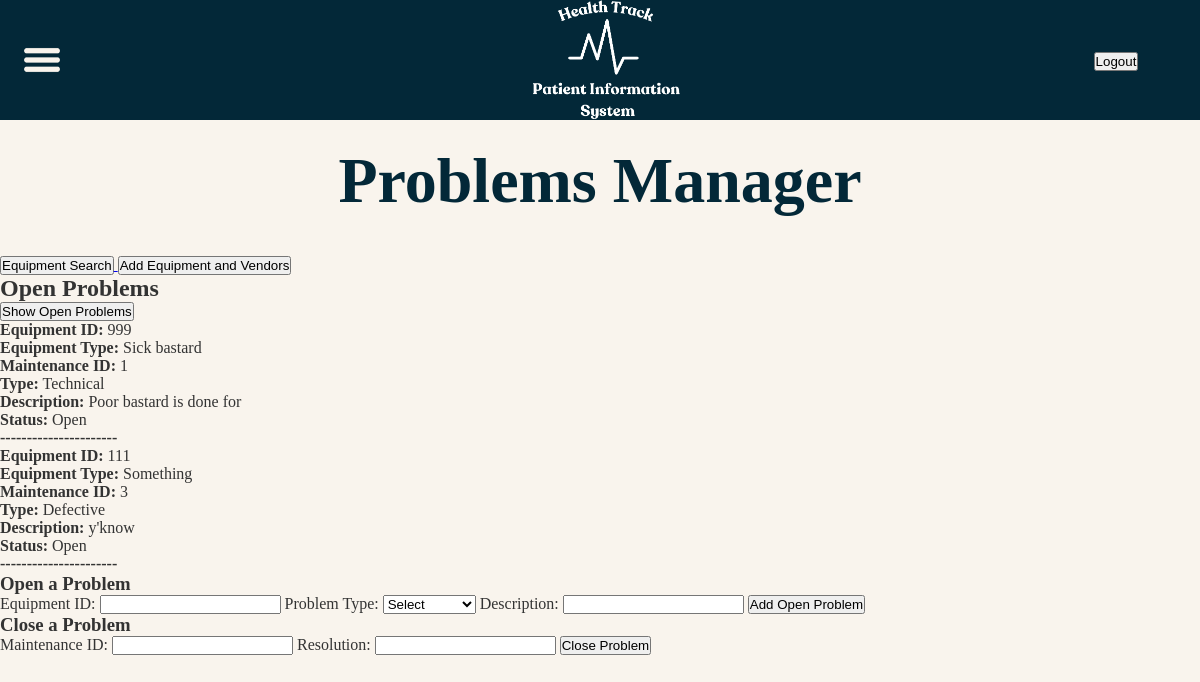
Page /equipment/problems/ on the earlier database version.
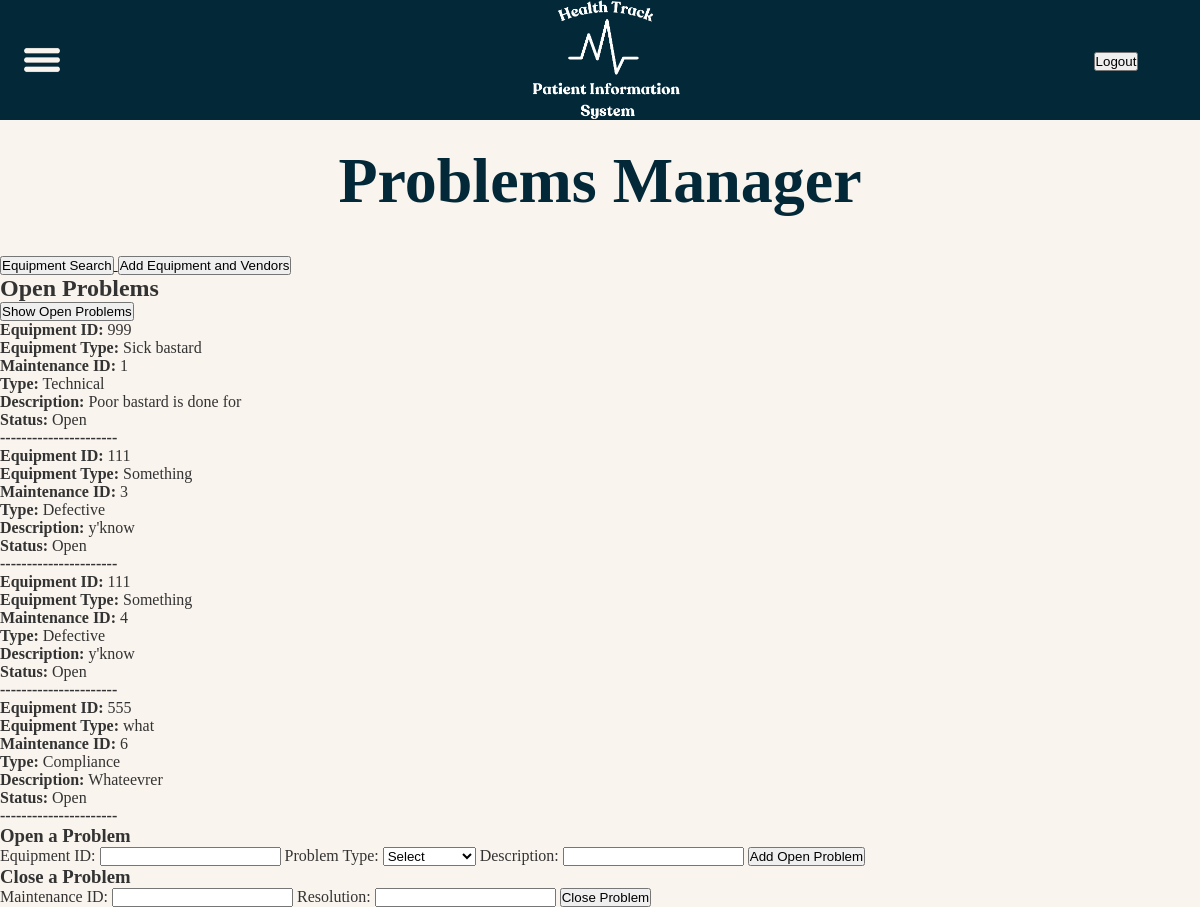
Same page on the later database version.
### equipment/models.py (models this page shows)
class Maintenance(models.Model):
    maintenanceid = models.IntegerField(db_column='MaintenanceID',
                                        primary_key=True)  # Field name made lowercase. The composite primary key (MaintenanceID, EquipmentID) found, that is not supported. The first column is selected.
    equipmentid = models.ForeignKey(Equipment, models.DO_NOTHING, db_column='EquipmentID')  # Field name made lowercase.
    type = models.CharField(db_column='Type', max_length=45)  # Field name made lowercase.
    description = models.CharField(db_column='Description', max_length=120, blank=True,
                                   null=True)  # Field name made lowercase.
    status = models.CharField(db_column='Status', max_length=45)  # Field name made lowercase.
    resolution = models.CharField(db_column='Resolution', max_length=120, blank=True,
                                  null=True)  # Field name made lowercase.
    created_at = models.DateTimeField(default=now, db_column='CreatedAt')
    class Meta:
        db_table = 'maintenance_two'
        unique_together = (('maintenanceid', 'equipmentid'),)

class Equipment(models.Model):
    equipmentid = models.IntegerField(db_column='EquipmentID', primary_key=True)  # Field name made lowercase.
    type = models.CharField(db_column='Type', max_length=45)  # Field name made lowercase.
    lease_terms = models.CharField(
        db_column='Lease Terms',
        max_length=45,
        blank=True,
        null=True
    )  # Field name made lowercase. Field renamed to remove unsuitable characters.
    description = models.CharField(
        db_column='Description',
        max_length=120,
        blank=True,
        null=True
    )  # Field name made lowercase.
    departmentleased = models.CharField(
        db_column='DepartmentLeased',
        max_length=45,
        blank=True,
        null=True
    )  # Field name made lowercase.
    owned_lease = models.CharField(
        db_column='Owned/Lease',
        max_length=1
    )  # Field name made lowercase. Field renamed to remove unsuitable characters.
    purchasedate = models.DateField(db_column='PurchaseDate', blank=True, null=True)  # Field name made lowercase.
    warenty_info = models.CharField(
        db_column='Warenty Info',
        max_length=120,
        blank=True,
        null=True
    )  # Field name made lowercase. Field renamed to remove unsuitable characters.
    lease_start = models.DateField(db_column='LeaseStart', blank=True, null=True)  # New field for lease start date.
    lease_end = models.DateField(db_column='LeaseEnd', blank=True, null=True)  # New field for lease end date.
    vendor = models.ForeignKey(Vendor, on_delete=models.SET_NULL, null=True, blank=True, db_column='VendorID')
    class Meta:
        db_table = 'equipment_two'

### equipment/views.py (the view, shortened to what this page needs)
# urls.py: path('equipment/problems/', ProblemsView.as_view(),name='problems_page'),
class ProblemsView(View):
    def get(self, request):
        open_problems = Maintenance.objects.filter(status='Open')  # Or use other criteria for open problems
        return render(request, 'problems_page.html', {'open_problems': open_problems})

### equipment/templates/problems_page.html (shortened to what this page needs)
{% extends "baseTemplate.html" %}
{% load static %}
{% block page_css %}
    <link rel="stylesheet" href="{% static 'css/manage.css' %}">
{% endblock %}
{% block content %}
<h1 class="manage-title">Problems Manager</h1>
<a href="{% url 'equipment' %}">
    <button>Equipment Search</button>
</a>
<a href="{% url 'manage_page' %}">
    <button>Add Equipment and Vendors</button>
</a>
<h2>Open Problems</h2>
<form method="GET" action="{% url 'problems_page' %}">
    <button type="submit">Show Open Problems</button>
</form>
{% if open_problems %}
    <ul>
    {% for problem in open_problems %}
        <li>
            <strong>Equipment ID:</strong> {{ problem.equipmentid.equipmentid }} <br>
            <strong>Equipment Type:</strong> {{ problem.equipmentid.type}}<br>
            <strong>Maintenance ID:</strong> {{ problem.maintenanceid }}<br>
            <strong>Type:</strong> {{ problem.type }} <br>
            <strong>Description:</strong> {{ problem.description }} <br>
            <strong>Status:</strong> {{ problem.status }} <br>
            <p><strong>----------------------</strong></p>
        </li>
    {% endfor %}
    </ul>
{% else %}
    <p>No open problems found.</p>
{% endif %}
<h3>Open a Problem</h3>
<form method="POST" action="{% url 'problems_page' %}">
    <label for="equipmentid">Equipment ID:</label>
    <input type="number" name="equipmentid" id="equipmentid" required>
    <label for="type">Problem Type:</label>
    <select name="problemtype" id="problemtype" required>
        <option value="">Select</option>
    </select>
    <label for="description">Description:</label>
    <input type="text" name="description" id="description" required>
    <button type="submit">Add Open Problem</button>
</form>
<h3>Close a Problem</h3>
<form method="POST" action="{% url 'close_problem' %}">
    <label for="maintenanceid">Maintenance ID:</label>
    <input type="number" name="maintenanceid" id="maintenanceid" required>
    <label for="resolution">Resolution:</label>
    <input type="text" name="resolution" id="resolution" required>
    <button type="submit">Close Problem</button>
</form>
{% endblock %}

### djangoProject/templates/baseTemplate.html (shortened to what this page needs)
{% load static %}
<!DOCTYPE html>
<html lang="en">
<head>
    <link rel="stylesheet" href="{% static 'css/template.css' %}">
    {% block page_css %}{% endblock %}
    <link rel="stylesheet" href="https://use.typekit.net/ezv3bxp.css">
</head>
<body>
    <header class="header">
    <img class="menu-toggle" id="menu-toggle" src="{% static 'img/menu.png' %}">
     <img class = "logo"  src= "{% static 'img/logo.png' %}">
     <div class="accountMenu">
     <form method="post" action="{% url 'logout' %}">
        <button class='logout' type="submit">Logout</button>
    </form>
    </div>
    </header>
    <div class="main-page">
        <main>
            {% block content %}{% endblock %}
        </main>
    </div>
</body>
</html>

### djangoProject/static/css/template.css (style rules this page uses)
* { margin: 0; padding: 0; box-sizing: border-box; }
body { font-family: "source-serif-pro", serif; font-weight: 400; font-style: normal; background-color: #f9f4ed; color: #333; }
.header { display: flex; background-color: #032838; width: 100vw; height: 15vh; margin-bottom: 3vh; align-items: center; justify-content: space-between; }
.logo { max-height: 100%; justify-self: center; }
.accountMenu { display: flex; align-items: center; flex-direction: column; height: 3vw; width: 10vw; margin-right: 2vw; color:#f9f4ed; font-weight: bold; }
.logout { margin-top: 10px; }
.menu-toggle { cursor: pointer; height: 3vw; width: 3vw; margin-left: 2vw; margin-right: 8vw; align-self: center; }

### equipment/static/css/manage.css (style rules this page uses)
.manage-title { color:#032838; font-size: 64px; text-align: center; margin-bottom: 1cm; }

Differences in the rows shown:
added Maintenance: equipmentid.equipmentid "111", equipmentid.type "Something", maintenanceid "4", type "Defective", description "y'know", status "Open"
added Maintenance: equipmentid.equipmentid "555", equipmentid.type "what", maintenanceid "6", type "Compliance", description "Whateevrer", status "Open"
